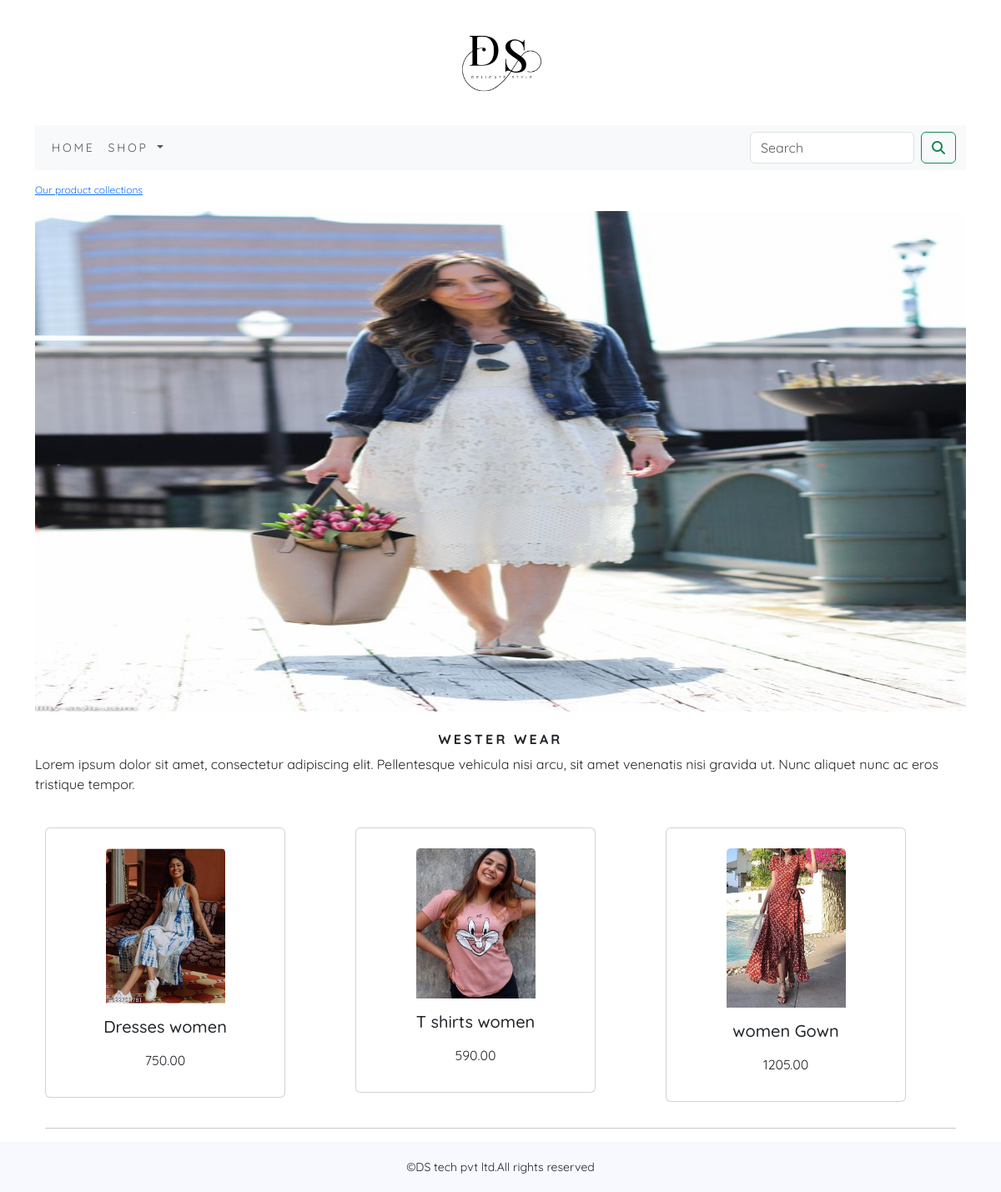
Page /ecoapp/wester-wear/ on the committed database.
### ecoapp/models.py (models this page shows, shortened)
class Category(models.Model):
    name=models.CharField(max_length=250,unique=True)
    slug=models.SlugField(max_length=250,unique=True)
    description=models.TextField(blank=True)
    image=models.ImageField(upload_to='category',blank=True)
    class Meta:
        ordering=('name',)
        verbose_name='category'
        verbose_name_plural='categories'
    def get_url(self):
        return reverse('ecoapp:products_by_category',args=[self.slug])

class Product(models.Model):
        name = models.CharField(max_length=250, unique=True)
        slug = models.SlugField(max_length=250, unique=True)
        description = models.TextField(blank=True)
        price = models.DecimalField(max_digits=10, decimal_places=2)
        category = models.ForeignKey(Category, on_delete=models.CASCADE)
        image = models.ImageField(upload_to='product', blank=True)
        stock = models.IntegerField()
        available = models.BooleanField(default=True)
        created = models.DateTimeField(auto_now_add=True)
        updated = models.DateTimeField(auto_now=True)
        def get_url(self):
            return reverse('ecoapp:prodCatdetail',args=[self.category.slug,self.slug])
        class Meta:
            ordering = ('name',)
            verbose_name = 'product'
            verbose_name_plural = 'products'

### ecoapp/views.py (the view)
# urls.py: path('',views.allProdCat,name='allProdCat'),
def allProdCat(request,c_slug=None):
    c_page=None
    products_list=None
    if c_slug!=None:
        c_page=get_object_or_404(Category,slug=c_slug)
        products_list=Product.objects.all().filter(category=c_page,available=True)
    else:
        products_list = Product.objects.all().filter(available=True)
    paginator=Paginator(products_list,6)
    try:
        page=int(request.GET.get('page','1'))
    except:
        page=1
    try:
        products=paginator.page(page)
    except(EmptyPage,InvalidPage):
        products=paginator.page(paginator.num_pages)
    return  render(request,"category.html",{'category':c_page,'products':products})

### cart/context_processors.py (called while the page is built)
def counter(request):
    item_count=0
    if 'admin' in request.path:
        return {}
    else:
        try:
            cart=Cart.objects.filter(cart_id=_cart_id(request))
            cart_items=CartItem.objects.all().filter(cart=cart[:1])
            for cart_item in cart_items:
                item_count +=cart_item.quantity
        except Cart.DoesNotExist:
            item_count=0
    return dict(item_count=item_count)

### cart/views.py (called while the page is built)
def _cart_id(request):
    cart=request.session.session_key
    if not cart:
        cart=request.session.create()
    return cart

### ecoapp/context_processors.py (called while the page is built)
def menu_links(request):
    links=Category.objects.all()
    return dict(links=links)

### templates/category.html (shortened to what this page needs)
{% extends 'base.html' %}
{% load static %}
{% block content %}
{% if category %}
      <div>
          <div class="row my_row_class">
             <div class="mx_auto">
               <p><a href="{% url 'ecoapp:allProdCat' %}">Our product collections </a></p>
             </div>
          </div>
      </div>
{% endif %}
    <div class="mx_auto">
         {% if category %}
              <img class="my_image" src="{{ category.image.url }}" alt="{{ category.name }}" style="width:100%;height:600px;">
    </div>
    <br>
    <div>
        <h1 class="text-center my_title"><b>{{category.name}}</b></h1>
               <p class="text-justify">{{category.description}}</p>
    </div>
         {% endif %}<br>
    <div class="container">
        <div class="row mx_auto">
        {% for product in products.object_list%}
            <div class="my_bottom_margin col-9 col-sm-12 col-md-3 col-lg-4">
                <div class="card" style="width: 18rem;"><br>
                    <a href="{{product.get_url}}"><center><img class="card-img-top my_image" src="{{product.image.url}}" alt="{{product.name}}"> </center></a>
                   <div class="card-body">
                       <h5 class="card-title"><center>{{product.name}}</center></h5>
                       <p class="card-text"><center>{{product.price}}</center></p>
                   </div>
                 </div>
            </div>
        {% endfor %}
    </div>
        <div>
            <hr>
        </div>
    </div>
{% endblock %}

### static/css/custom.css (style rules this page uses)
body { font-family: 'Quicksand', sans-serif; }
.my_row_class { padding-top:15px; }
.my_row_class .mx_auto { color:#000; font-size:12px; }
.my_image { width:50%; height:auto; }
.my_title { font-size:16px; text-transform:uppercase; letter-spacing:.2em; }
.my_bottom_margin { margin-bottom:15px; }

### rows in the picture
Category: image (picture), name "WESTER WEAR", description "Lorem ipsum dolor sit amet, consectetur adipiscing elit. Pellentesque vehicula nisi arcu, sit amet venenatis nisi gravida ut. Nunc aliquet nunc ac eros tristique tempor."
Product: image (picture), name "Dresses women", price "750.00"
Product: image (picture), name "T shirts women", price "590.00"
Product: image (picture), name "women Gown", price "1205.00"
